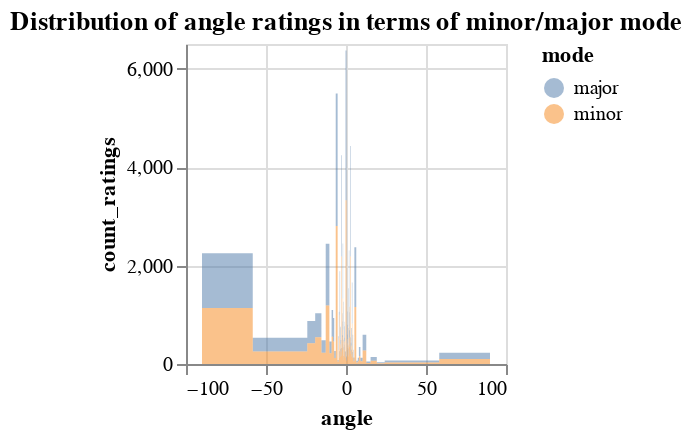

This figure's notebook cell:
### Code cell
plot_distribution_with_mode('angle')

### Figure 1 — Vega-Lite specification as saved in the notebook (floating-point values rounded to 4 significant figures; data arrays with more than 128 entries replaced by an {"elided": "..."} marker saying what was removed)
{"config": {"view": {"continuousWidth": 400, "continuousHeight": 300}}, "data": {"name": "data-3e4af31d6c8c9f51aa1f4f43e108b723"}, "mark": {"type": "area", "interpolate": "step", "opacity": 0.5}, "encoding": {"color": {"type": "nominal", "field": "mode"}, "x": {"type": "quantitative", "field": "angle"}, "y": {"type": "quantitative", "field": "count_ratings"}}, "height": 160, "title": "Distribution of angle ratings in terms of minor/major mode", "width": 160, "$schema": "https://vega.github.io/schema/vega-lite/v4.8.1.json", "datasets": {"data-3e4af31d6c8c9f51aa1f4f43e108b723": {"elided": "146 records"}}}
